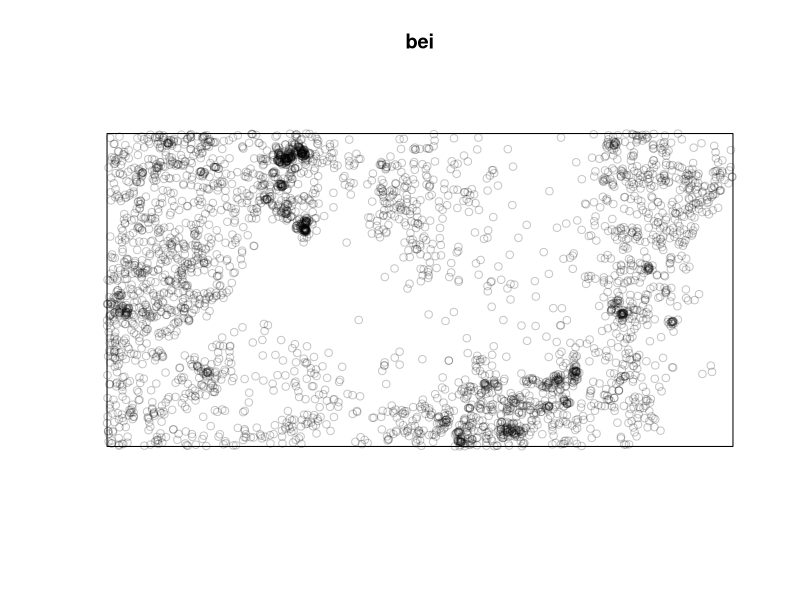
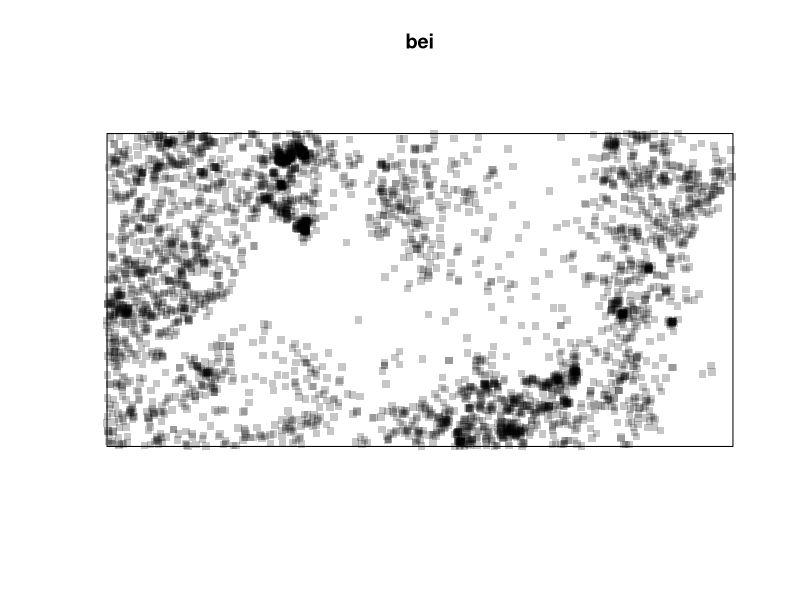
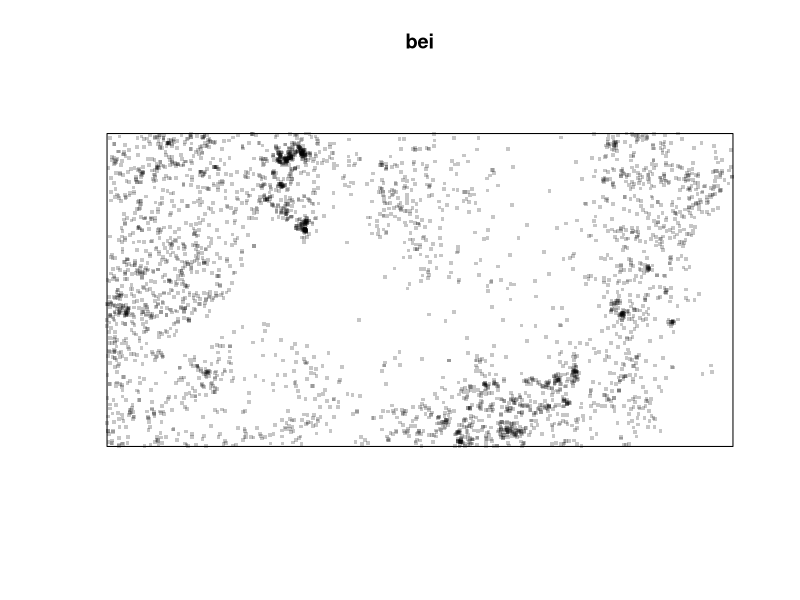
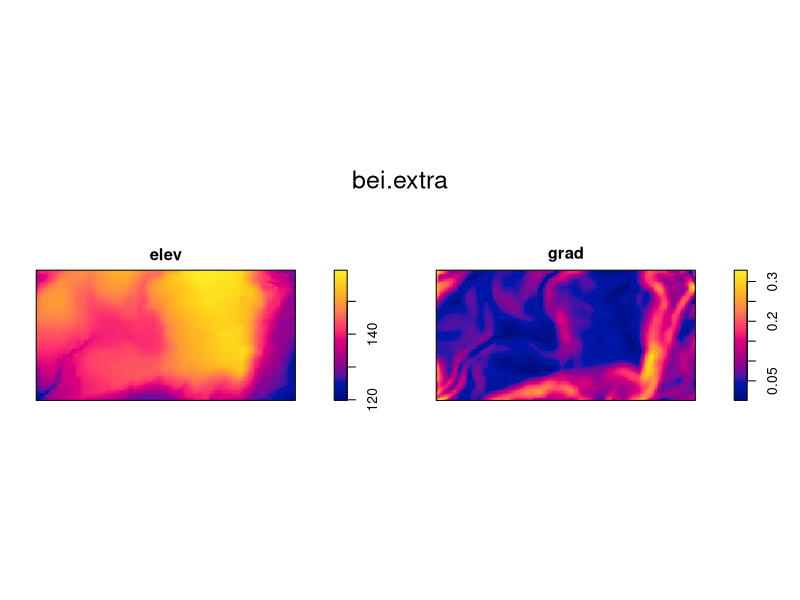

Write the R code that produced these figures, in order. (Note: this script raises an error after producing the figures.)
# R code for population density

# Installing packages
# install.packages("spatstat")

# Using the packages(s)
library(spatstat)

# Recall the data
bei # dataset inside spatstat package
# Looking at the points in space
plot(bei)
# Changing the pch
plot(bei, pch=15)
# Decreasing the dimention 
plot(bei, pch=15, cex=.5)

# Drivers, a dataset with 2 variablesinside bei
bei.extra
# Plotting variables 
plot(bei.extra)

# Subsetting a dataset: NEW CONCEPT!
# There are 2 different methods to make a subset:
# 1st: name of the variable + $ symbol
# 2nd: number of the layer + [] for a table, [[]] for map layers 

bei.extra #name of the datasel
elev # name of the variable in bei.extra that we want to keep
elevation <- bei.extra$elev
# output
elevation 
# Plot elevation 
plot(elevation)

# Subset by the number of the layer/variable
elevation2 <- bei.extra[[1]]
# In case bei.extra was a table: bei.extra[1]
# Plot the new object
plot(elevatio2)

# Creating our first map!
densitymap <- density(bei)
# Output 
densitymap
# Plot the result 
plot(densitymap)

# Plotting the points ontop of the density map
points(bei, cex=.5)

# New concept: MULTIFRAME!
# Creating the multiframe
par(mfrow=c(1,2))
plot(elevation)
plot(densitymap)

# Exercise: Put the elevation map on top of the densitymap
par(mfrow=c(2,1))
plot(elevation)
plot(densitymap)

# If you get any graphical issue here is your friend: 
# dev.off()

# Change colors in our maps
cl <- colorRampPalette(c("blue", "green", "red"))

# Plot th density map and change its color thanks to cl
plot(densitymap, col=cl)

# Nuances 
cl100 <- colorRampPalette(c("magenta1", "green", "mediumpurple"))(100)
plot(densitymap, col=cl100)

# Exercise: make a multiframe with the map with 10 nuances ontop of that with 100
par(mfrow=c(2,1))
plot(densitymap, col=cl10)
plot(densitymap, col=cl100)

# R colors are here:
# https://r-charts.com/colors/
